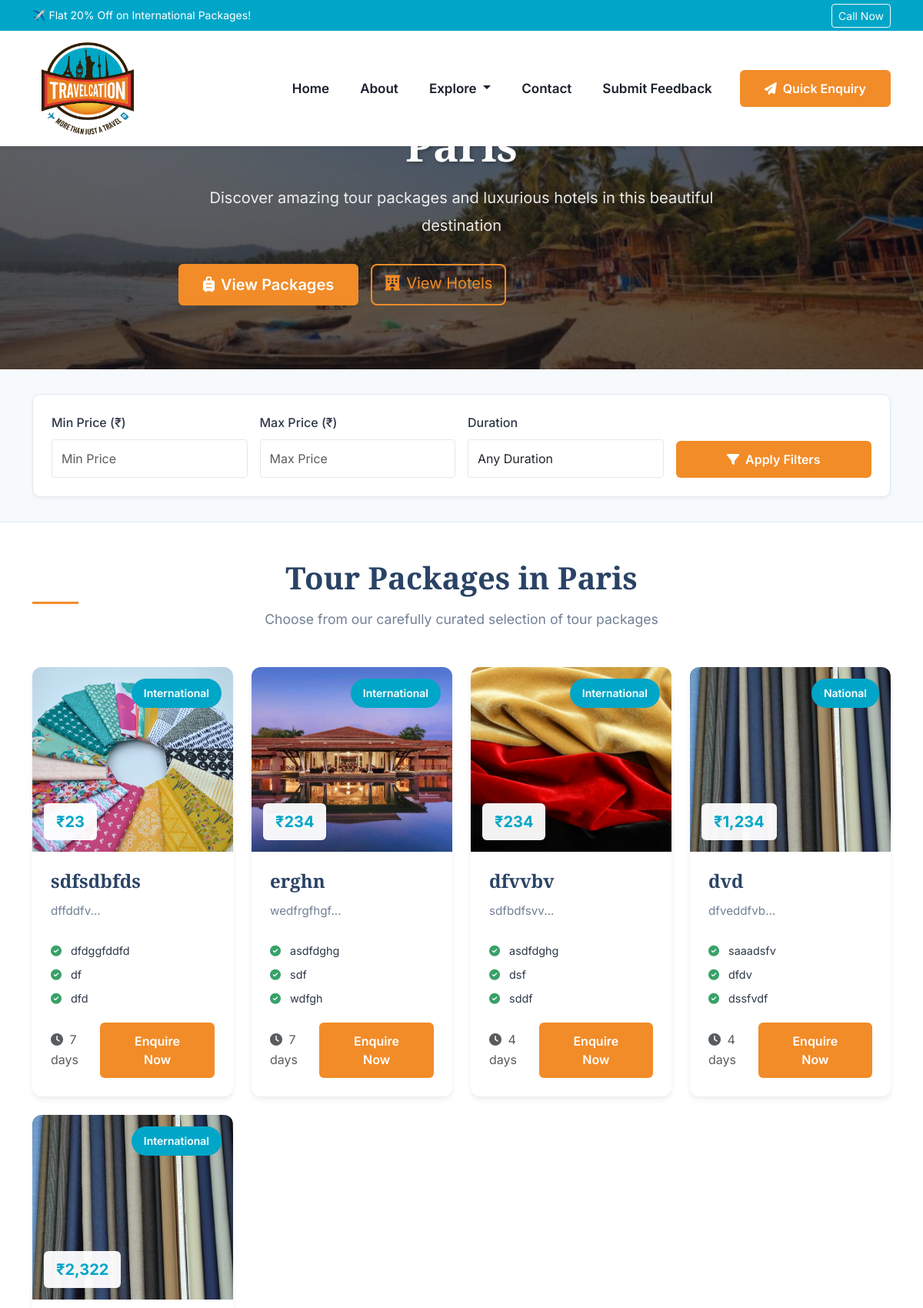
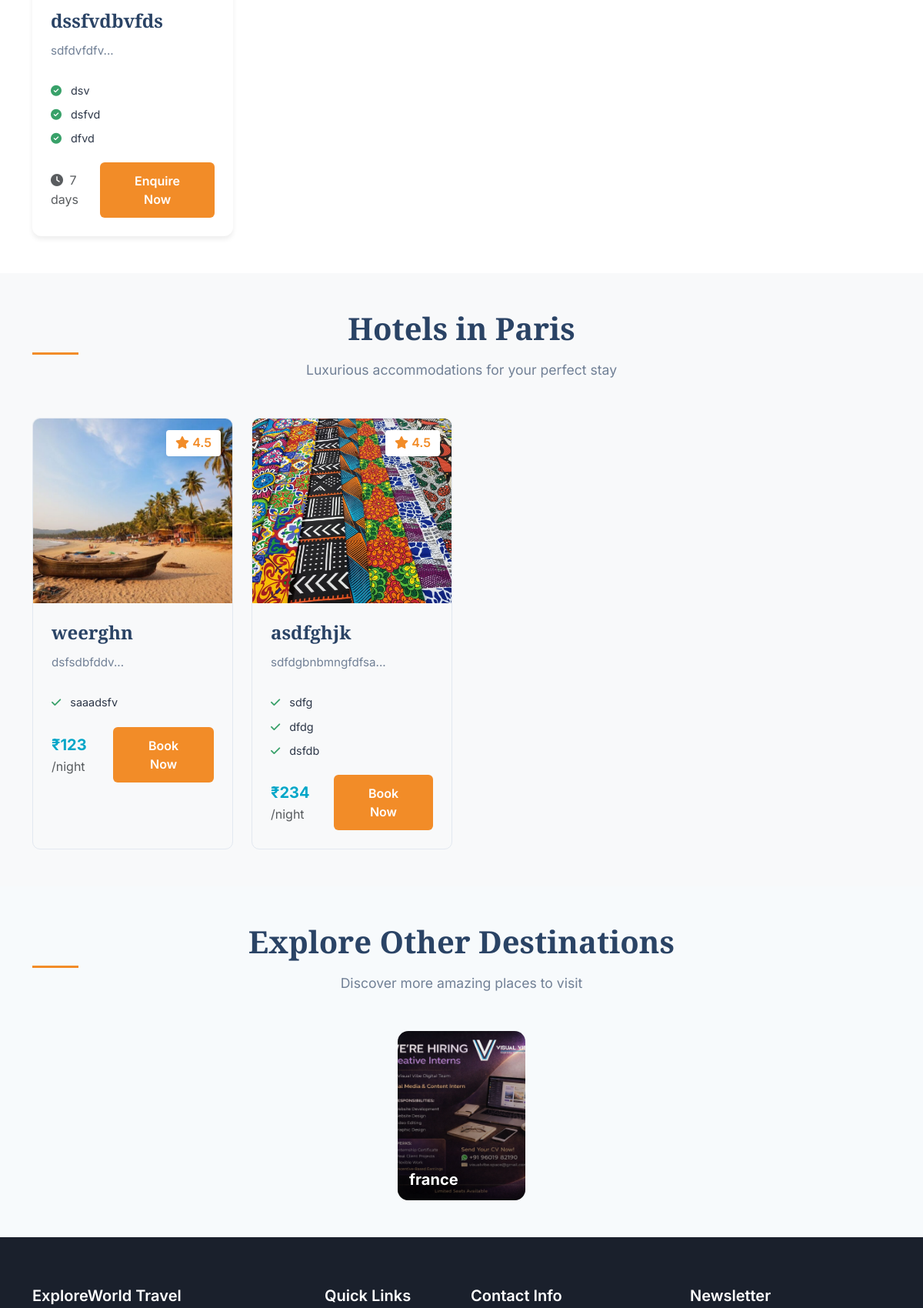
Page /destination.php?slug=paris (upper part) on the committed database (2 pictures, top to bottom).
### tables this page shows
CREATE TABLE `popular_destinations` (
  `id` int(11) NOT NULL,
  `title` varchar(100) NOT NULL,
  `slug` varchar(120) NOT NULL,
  `image` varchar(255) NOT NULL,
  `status` enum('Active','Inactive') DEFAULT 'Active',
  `display_order` int(11) DEFAULT 0,
  `created_at` timestamp NOT NULL DEFAULT current_timestamp()
);

CREATE TABLE `tour_packages` (
  `id` int(11) NOT NULL,
  `destination_id` int(11) NOT NULL,
  `title` varchar(255) NOT NULL,
  `description` text NOT NULL,
  `locations_covered` text DEFAULT NULL,
  `price` int(11) NOT NULL,
  `price_type` enum('fixed','starting_from') DEFAULT 'fixed',
  `min_people` int(11) DEFAULT 1,
  `image` varchar(255) NOT NULL,
  `package_type` enum('National','International') NOT NULL,
  `duration` varchar(50) NOT NULL,
  `days` int(11) DEFAULT NULL,
  `nights` int(11) DEFAULT NULL,
  `features` text DEFAULT NULL,
  `inclusions` text DEFAULT NULL,
  `status` tinyint(1) DEFAULT 1,
  `created_at` timestamp NOT NULL DEFAULT current_timestamp()
);

CREATE TABLE `hotels` (
  `id` int(11) NOT NULL,
  `destination_id` int(11) NOT NULL,
  `hotel_name` varchar(255) DEFAULT NULL,
  `description` text DEFAULT NULL,
  `price_per_night` int(11) DEFAULT NULL,
  `image` varchar(255) DEFAULT NULL,
  `category` enum('Luxury','Beachfront','Mountain') DEFAULT NULL,
  `features` text DEFAULT NULL,
  `status` enum('Active','Inactive') DEFAULT 'Active',
  `created_at` timestamp NOT NULL DEFAULT current_timestamp()
);

### destination.php (the view, shortened to what this page needs)
<?php
require_once __DIR__ . '/config/config.php';
$slug = $_GET['slug'] ?? '';
$stmt = $pdo->prepare("
    SELECT * FROM popular_destinations
    WHERE slug = ? AND status = 'Active'
");
$stmt->execute([$slug]);
$destination = $stmt->fetch(PDO::FETCH_ASSOC);
$destination_id = $destination['id'];
$minPrice = $_GET['min_price'] ?? '';
$maxPrice = $_GET['max_price'] ?? '';
$where = " WHERE destination_id = ? AND status='Active' ";
$params = [$destination_id];
$limit = 8;
$page = $_GET['page'] ?? 1;
$page = max(1, (int)$page);
$offset = ($page - 1) * $limit;
$packageStmt = $pdo->prepare("
    SELECT SQL_CALC_FOUND_ROWS *
    FROM tour_packages
    $where
    ORDER BY price ASC
    LIMIT $limit OFFSET $offset
");
$packageStmt->execute($params);
$packages = $packageStmt->fetchAll();
$hotelStmt = $pdo->prepare("
    SELECT * FROM hotels
    WHERE destination_id = ? AND status='Active'
    ORDER BY price_per_night ASC
");
$hotelStmt->execute([$destination_id]);
$hotels = $hotelStmt->fetchAll();
$otherDestStmt = $pdo->prepare("
    SELECT title, slug, image
    FROM popular_destinations
    WHERE status = 'Active' AND slug != ?
    ORDER BY RAND()
    LIMIT 6
");
$otherDestStmt->execute([$slug]);
$otherDestinations = $otherDestStmt->fetchAll();
?>
<!DOCTYPE html>
<html lang="en">
<head>
    <link href="https://cdn.jsdelivr.net/npm/bootstrap@5.3.0-alpha1/dist/css/bootstrap.min.css" rel="stylesheet">
    <link rel="stylesheet" href="https://cdnjs.cloudflare.com/ajax/libs/font-awesome/6.4.0/css/all.min.css">
</head>
<body>
<div class="top-cta" id="topCta">
    <div class="container d-flex justify-content-between align-items-center">
        <span>
            ✈️ Flat 20% Off on International Packages!
        </span>
        <a href="tel:+919033186905" class="btn btn-sm btn-outline-light">
            Call Now
        </a>
    </div>
</div>
    <nav class="navbar navbar-expand-lg navbar-light fixed-top">
        <div class="container">
            <a class="navbar-brand" href="index.php">
                <img src="uploads/lg-tra (1).png" alt="ExploreWorld Travel" class="img-fluid" style="width: 120px; height: 120px;">
            </a>
            <div class="collapse navbar-collapse" id="navbarNav">
            <ul class="navbar-nav ms-auto">
                      <li class="nav-item">
                          <a class="nav-link" href="home.php">Home</a>
                      </li>
                      <li class="nav-item">
                          <a class="nav-link" href="aboutus.php">About</a>
                      </li>
                      <li class="nav-item dropdown">
                        <a class="nav-link dropdown-toggle" href="#" id="navbarDropdownMenuLink123" data-toggle="dropdown" aria-haspopup="true" aria-expanded="false">
                        Explore
                        </a>
                    </li>
                      <li class="nav-item">
                          <a class="nav-link" href="home.php#contact-section">Contact</a>
                      </li>
                      <li class="nav-item">
                        <a class="nav-link" href="submit_feedback.php">Submit Feedback</a>
                    </li>
                  </ul>
                <button class="btn btn-primary ms-lg-3 mt-3 mt-lg-0" data-bs-toggle="modal" data-bs-target="#enquiryModal">
                    <i class="fas fa-paper-plane me-2"></i>Quick Enquiry
                </button>
            </div>
        </div>
    </nav>
    <section class="destination-hero">
        <div class="destination-hero-bg"></div>
        <div class="destination-hero-image" style="background-image: url('uploads/<?= htmlspecialchars($destination['image']) ?>');"></div>
        <div class="destination-hero-overlay"></div>
        <div class="container">
            <div class="destination-hero-content fade-in">
                <h1 class="destination-hero-title"><?= htmlspecialchars($destination['title']) ?></h1>
                <p class="destination-hero-subtitle">Discover amazing tour packages and luxurious hotels in this beautiful destination</p>
                <div class="d-flex flex-column flex-md-row gap-3">
                    <a href="#packages" class="btn btn-primary btn-lg">
                        <i class="fas fa-suitcase-rolling me-2"></i>View Packages
                    </a>
                    <a href="#hotels" class="btn btn-outline btn-lg">
                        <i class="fas fa-hotel me-2"></i>View Hotels
                    </a>
                </div>
            </div>
        </div>
    </section>
    <section class="filters-section">
        <div class="container">
            <div class="filter-card">
                <form method="GET" class="row g-3 align-items-end">
                    <div class="col-md-3">
                        <label class="form-label">Min Price (₹)</label>
                        <input type="number" name="min_price" class="form-control"
                               placeholder="Min Price" value="<?= htmlspecialchars($minPrice) ?>">
                    </div>
                    <div class="col-md-3">
                        <label class="form-label">Max Price (₹)</label>
                        <input type="number" name="max_price" class="form-control"
                               placeholder="Max Price" value="<?= htmlspecialchars($maxPrice) ?>">
                    </div>
                    <div class="col-md-3">
                        <label class="form-label">Duration</label>
                        <select name="duration" class="form-control">
                            <option value="">Any Duration</option>
                        </select>
                    </div>
                    <div class="col-md-3">
                        <button class="btn btn-primary w-100">
                            <i class="fas fa-filter me-2"></i>Apply Filters
                        </button>
                    </div>
                </form>
            </div>
        </div>
    </section>
    <section class="py-5" id="packages">
        <div class="container">
            <div class="text-center mb-5">
                <h2 class="section-title text-center">Tour Packages in <?= htmlspecialchars($destination['title']) ?></h2>
                <p class="section-subtitle text-center">Choose from our carefully curated selection of tour packages</p>
            </div>
            <?php if (empty($packages)): ?>
                <div class="text-center py-5">
                    <i class="fas fa-suitcase fa-3x text-muted mb-3"></i>
                    <h4 class="text-muted">No packages found</h4>
                    <p class="text-muted">Try adjusting your filters or check back later for new packages.</p>
                </div>
            <?php else: ?>
                <div class="row g-4">
                    <?php foreach ($packages as $p):
                        $features = !empty($p['features'])
                            ? array_map('trim', explode(',', $p['features']))
                            : [];
                    ?>
                    <div class="col-lg-3 col-md-6">
                        <div class="package-card slide-up">
                            <div class="card-img-container">
                                <img src="uploads/<?= htmlspecialchars($p['image']) ?>"
                                     alt="<?= htmlspecialchars($p['title']) ?>"
                                     class="img-fluid">
                                <span class="package-badge"><?= htmlspecialchars($p['package_type']) ?></span>
                                <div class="package-price">₹<?= number_format($p['price']) ?></div>
                            </div>
                            <div class="card-body">
                                <h3 class="card-title"><?= htmlspecialchars($p['title']) ?></h3>
                                <p class="card-text"><?= htmlspecialchars(substr($p['description'], 0, 100)) ?>...</p>
                                <?php if (!empty($features)): ?>
                                    <ul class="features-list">
                                        <?php foreach (array_slice($features, 0, 3) as $feature): ?>
                                            <li><i class="fas fa-check-circle"></i> <?= htmlspecialchars($feature, ENT_QUOTES, 'UTF-8') ?></li>
                                        <?php endforeach; ?>
                                    </ul>
                                <?php endif; ?>
                                <div class="d-flex justify-content-between align-items-center mt-3">
                                    <span class="text-muted"><i class="fas fa-clock me-1"></i> <?= htmlspecialchars($p['duration']) ?></span>
                                    <button class="btn btn-primary enquiry-btn"
                                            data-package-id="<?= $p['id'] ?>"
                                            data-package-title="<?= htmlspecialchars($p['title']) ?>">
                                        Enquire Now
                                    </button>
                                </div>
                            </div>
                        </div>
                    </div>
                    <?php endforeach; ?>
                </div>
            <?php endif; ?>
        </div>
    </section>
    <section class="py-5 bg-light" id="hotels">
        <div class="container">
            <div class="text-center mb-5">
                <h2 class="section-title text-center">Hotels in <?= htmlspecialchars($destination['title']) ?></h2>
                <p class="section-subtitle text-center">Luxurious accommodations for your perfect stay</p>
            </div>
            <?php if (empty($hotels)): ?>
                <div class="text-center py-5">
                    <i class="fas fa-hotel fa-3x text-muted mb-3"></i>
                    <h4 class="text-muted">No hotels found</h4>
                    <p class="text-muted">Check back later for hotel listings in this destination.</p>
                </div>
            <?php else: ?>
                <div class="row g-4">
                    <?php foreach ($hotels as $h):
                        $features = !empty($h['features'])
                            ? array_map('trim', explode(',', $h['features']))
                            : [];
                    ?>
                    <div class="col-lg-3 col-md-6">
                        <div class="hotel-card slide-up">
                            <div class="card-img-container">
                                <img src="uploads/<?= htmlspecialchars($h['image']) ?>"
                                     alt="<?= htmlspecialchars($h['hotel_name']) ?>"
                                     class="img-fluid">
                                <div class="hotel-rating">
                                    <i class="fas fa-star"></i> <?= $h['rating'] ?? '4.5' ?>
                                </div>
                            </div>
                            <div class="card-body">
                                <h3 class="card-title"><?= htmlspecialchars($h['hotel_name']) ?></h3>
                                <p class="card-text"><?= htmlspecialchars(substr($h['description'], 0, 100)) ?>...</p>
                                <?php if (!empty($features)): ?>
                                    <ul class="features-list">
                                        <?php foreach (array_slice($features, 0, 3) as $feature): ?>
                                            <li><i class="fas fa-check"></i> <?= htmlspecialchars($feature, ENT_QUOTES, 'UTF-8') ?></li>
                                        <?php endforeach; ?>
                                    </ul>
                                <?php endif; ?>
                                <div class="d-flex justify-content-between align-items-center mt-3">
                                    <div>
                                        <span class="fw-bold fs-5" style="color: var(--accent-color);">₹<?= number_format($h['price_per_night']) ?></span>
                                        <span class="text-muted">/night</span>
                                    </div>
                                    <button class="btn btn-primary book-hotel-btn"
                                            data-hotel-name="<?= htmlspecialchars($h['hotel_name']) ?>">
                                        Book Now
                                    </button>
                                </div>
                            </div>
                        </div>
                    </div>
                    <?php endforeach; ?>
                </div>
            <?php endif; ?>
        </div>
    </section>
    <?php if (!empty($otherDestinations)): ?>
    <section class="py-5 other-destinations">
        <div class="container">
            <div class="text-center mb-5">
                <h2 class="section-title text-center">Explore Other Destinations</h2>
                <p class="section-subtitle text-center">Discover more amazing places to visit</p>
            </div>
            <div class="row justify-content-center g-4">
                <?php foreach ($otherDestinations as $d): ?>
                <div class="col-lg-2 col-md-4 col-6">
                    <a href="destination.php?slug=<?= urlencode($d['slug']) ?>" class="destination-card">
                        <div class="destination-img"
                             style="background-image:url('uploads/<?= htmlspecialchars($d['image']) ?>');">
                            <div class="destination-overlay">
                                <h5><?= htmlspecialchars($d['title']) ?></h5>
                            </div>
                        </div>
                    </a>
                </div>
                <?php endforeach; ?>
            </div>
        </div>
    </section>
    <?php endif; ?>
    <footer id="contact">
        <div class="container">
            <div class="row g-4">
                <div class="col-lg-4 col-md-6">
                    <h3 class="footer-title">ExploreWorld Travel</h3>
                </div>
                <div class="col-lg-2 col-md-6">
                    <h3 class="footer-title">Quick Links</h3>
                </div>
                <div class="col-lg-3 col-md-6">
                    <h3 class="footer-title">Contact Info</h3>
                </div>
                <div class="col-lg-3 col-md-6">
                    <h3 class="footer-title">Newsletter</h3>
                </div>
            </div>
        </div>
    </footer>
</body>
</html>

### rows in the picture
popular_destinations: image (picture), title "Paris"
tour_packages: image (picture), package_type "International", price "23", title "sdfsdbfds", description "dffddfv", features "dfdggfddfd", features "df", features "dfd", duration "7 days"
tour_packages: image (picture), package_type "International", price "234", title "erghn", description "wedfrgfhgf", features "asdfdghg", features "sdf", features "wdfgh", duration "7 days"
tour_packages: image (picture), package_type "International", price "234", title "dfvvbv", description "sdfbdfsvv", features "asdfdghg", features "dsf", features "sddf", duration "4 days"
tour_packages: image (picture), package_type "National", price "1,234", title "dvd", description "dfveddfvb", features "saaadsfv", features "dfdv", features "dssfvdf", duration "4 days"
tour_packages: image (picture), package_type "International", price "2,322", title "dssfvdbvfds", description "sdfdvfdfv", features "dsv", features "dsfvd", features "dfvd", duration "7 days"
hotels: image (picture), rating "4.5", hotel_name "weerghn", description "dsfsdbfddv", features "saaadsfv", price_per_night "123"
hotels: image (picture), rating "4.5", hotel_name "asdfghjk", description "sdfdgbnbmngfdfsa", features "sdfg", features "dfdg", features "dsfdb", price_per_night "234"
popular_destinations: title "france"
